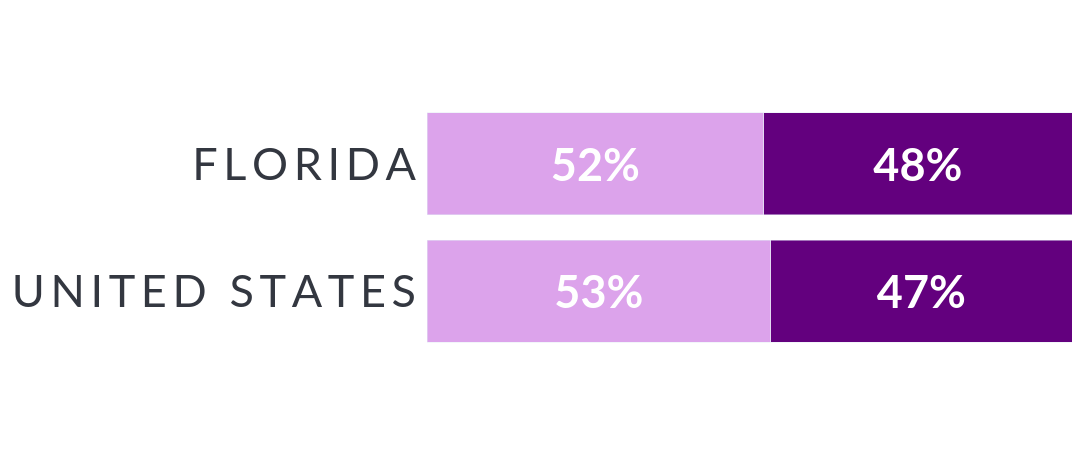
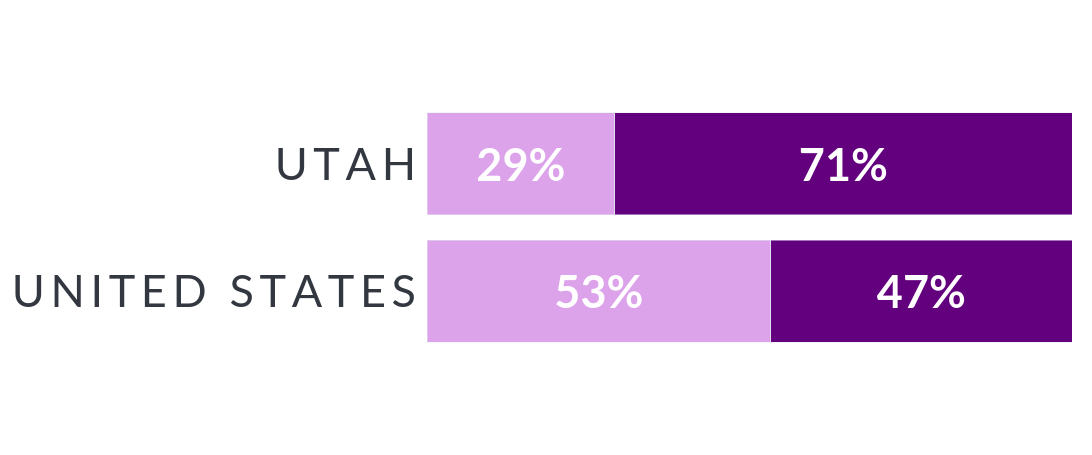

Notebook cell for these charts, in order:
### Markdown cell above
### 1.3 K-12 Enrollment, by Socioeconomic Status

### Code cell
#creates table 1.3 (example of 100% bar)
from graphs.viz_graphs_template import *
import plotly.graph_objects as go
import plotly.express as px

g_width,g_height = get_sizing('1.3')
axis_font_size = 45
# g_width = 2327
# g_height = 419
filename = f'1.3.png'
ses_data = data_pull.get_collected_data(metric = 'enr_ses')
ses_data.columns = [cleaning_col(x) for x in ses_data.columns]
# print(ses_data.to_string())
# data_pull.get_collected_data(get_sheets=True)

#graph settings
aspect_ratio = 7
# graph_h = 200
# graph_wd = graph_h*aspect_ratio

offset = 1500
multiplier = 1.5

#preset values before loop
categories = ['Economically Disadvantaged', 'Not Economically Disadvantaged']
us_values = ses_data[ses_data['state_abrv']=="US"]
# print('US only')
# print(us_values.to_string())

us_values = us_values.sort_values('year', ascending=False).reset_index(drop=True)
us_dict = us_values.to_dict(orient='records')[0]

# us_total
for jur in state_abbreviations_priority:
    if settings.subset_states != 'None' and jur not in settings.subset_states:
        continue
    if jur == 'US':
        continue
    # print(jur)
    state_name = state_ref_r.get(jur)
    #fetch for state
    result = ses_data[ses_data['state_abrv']==jur]
    result = result.loc[:,['state_abrv','year','percent_economically_disadvantaged']]
    
    # result = result[result['year']==result['year'].max()]
    res_dict = result.to_dict(orient='records')[0]
    # print(res_dict)
    # print(type(us_values))
    # print(us_values)
    dfs = {f'{jur}':result, "US":us_values}
    # concat_dfs = []

        
    fig = graph_1_3(res_dict, us_dict, jur, g_width, g_height)
    fig.update_yaxes(tickfont=get_base_text(axis_font_size))
    fig.update_layout(margin=dict(l=200, r=20, t=100, b=100))

    if settings.show_it:
        fig.show()
    if settings.save_it:
            save_to_folder(fig,filename,g_width,g_height,jur)
    if settings.just_one:
            break

### Figure 1 — Plotly figure (JSON) as saved in the notebook; plotly's stock layout.template omitted (floating-point values rounded to 4 significant figures)
{"data": [{"insidetextanchor": "middle", "legendgroup": "% Economically Disadvantaged", "marker": {"color": "#DCA3EB"}, "name": "% Economically Disadvantaged", "orientation": "h", "showlegend": false, "text": "53%", "textfont": {"color": "white", "family": "Lato", "size": 45, "weight": "bold"}, "textposition": "inside", "type": "bar", "x": [53.3], "y": ["U N I T E D   S T A T E S"]}, {"insidetextanchor": "middle", "legendgroup": "% Economically Disadvantaged", "marker": {"color": "#63007E"}, "name": "% Economically Disadvantaged", "orientation": "h", "showlegend": false, "text": "47%", "textfont": {"color": "white", "family": "Lato", "size": 45, "weight": "bold"}, "textposition": "inside", "type": "bar", "x": [46.7], "y": ["U N I T E D   S T A T E S"]}, {"insidetextanchor": "middle", "legendgroup": "% Economically Disadvantaged", "marker": {"color": "#DCA3EB"}, "name": "% Economically Disadvantaged", "orientation": "h", "showlegend": false, "text": "52%", "textfont": {"color": "white", "family": "Lato", "size": 45, "weight": "bold"}, "textposition": "inside", "type": "bar", "x": [52.2], "y": ["F L O R I D A"]}, {"insidetextanchor": "middle", "legendgroup": "% Economically Disadvantaged", "marker": {"color": "#63007E"}, "name": "% Economically Disadvantaged", "orientation": "h", "showlegend": false, "text": "48%", "textfont": {"color": "white", "family": "Lato", "size": 45, "weight": "bold"}, "textposition": "inside", "type": "bar", "x": [47.8], "y": ["F L O R I D A"]}], "layout": {"bargap": 0.2, "barmode": "stack", "font": {"color": "#333740", "family": "Lato", "size": 30, "weight": "normal"}, "height": 455, "margin": {"b": 100, "l": 200, "r": 20, "t": 100}, "paper_bgcolor": "white", "plot_bgcolor": "white", "showlegend": false, "width": 2525, "xaxis": {"linecolor": "#333740", "range": [0, 100], "showgrid": true, "showline": false, "visible": false}, "yaxis": {"categoryarray": ["U N I T E D   S T A T E S", "F L O R I D A"], "categoryorder": "array", "linecolor": "#333740", "showgrid": false, "showline": false, "tickfont": {"color": "#333740", "family": "Lato", "size": 45, "weight": "normal"}, "ticklabelstandoff": 10}}}

### Figure 2 — Plotly figure (JSON) as saved in the notebook; plotly's stock layout.template omitted (floating-point values rounded to 4 significant figures)
{"data": [{"insidetextanchor": "middle", "legendgroup": "% Economically Disadvantaged", "marker": {"color": "#DCA3EB"}, "name": "% Economically Disadvantaged", "orientation": "h", "showlegend": false, "text": "53%", "textfont": {"color": "white", "family": "Lato", "size": 45, "weight": "bold"}, "textposition": "inside", "type": "bar", "x": [53.3], "y": ["U N I T E D   S T A T E S"]}, {"insidetextanchor": "middle", "legendgroup": "% Economically Disadvantaged", "marker": {"color": "#63007E"}, "name": "% Economically Disadvantaged", "orientation": "h", "showlegend": false, "text": "47%", "textfont": {"color": "white", "family": "Lato", "size": 45, "weight": "bold"}, "textposition": "inside", "type": "bar", "x": [46.7], "y": ["U N I T E D   S T A T E S"]}, {"insidetextanchor": "middle", "legendgroup": "% Economically Disadvantaged", "marker": {"color": "#DCA3EB"}, "name": "% Economically Disadvantaged", "orientation": "h", "showlegend": false, "text": "29%", "textfont": {"color": "white", "family": "Lato", "size": 45, "weight": "bold"}, "textposition": "inside", "type": "bar", "x": [29.1], "y": ["U T A H"]}, {"insidetextanchor": "middle", "legendgroup": "% Economically Disadvantaged", "marker": {"color": "#63007E"}, "name": "% Economically Disadvantaged", "orientation": "h", "showlegend": false, "text": "71%", "textfont": {"color": "white", "family": "Lato", "size": 45, "weight": "bold"}, "textposition": "inside", "type": "bar", "x": [70.9], "y": ["U T A H"]}], "layout": {"bargap": 0.2, "barmode": "stack", "font": {"color": "#333740", "family": "Lato", "size": 30, "weight": "normal"}, "height": 455, "margin": {"b": 100, "l": 200, "r": 20, "t": 100}, "paper_bgcolor": "white", "plot_bgcolor": "white", "showlegend": false, "width": 2525, "xaxis": {"linecolor": "#333740", "range": [0, 100], "showgrid": true, "showline": false, "visible": false}, "yaxis": {"categoryarray": ["U N I T E D   S T A T E S", "U T A H"], "categoryorder": "array", "linecolor": "#333740", "showgrid": false, "showline": false, "tickfont": {"color": "#333740", "family": "Lato", "size": 45, "weight": "normal"}, "ticklabelstandoff": 10}}}
